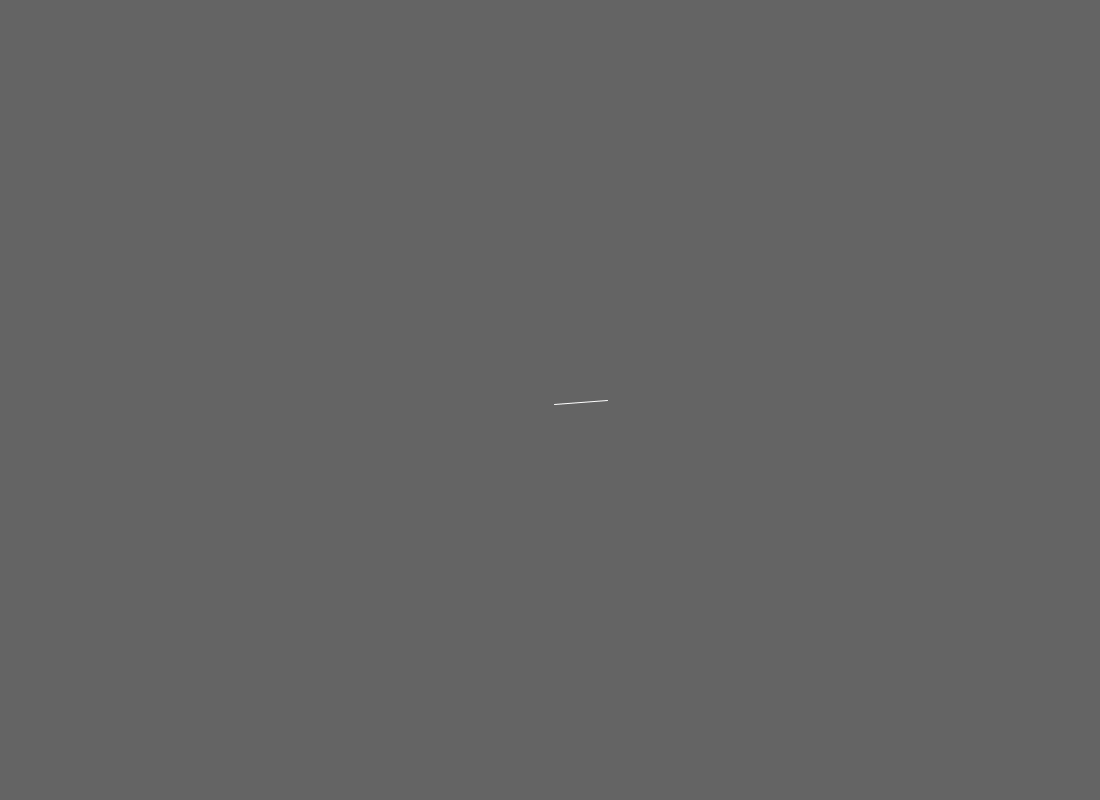
Frame 1 (no input)
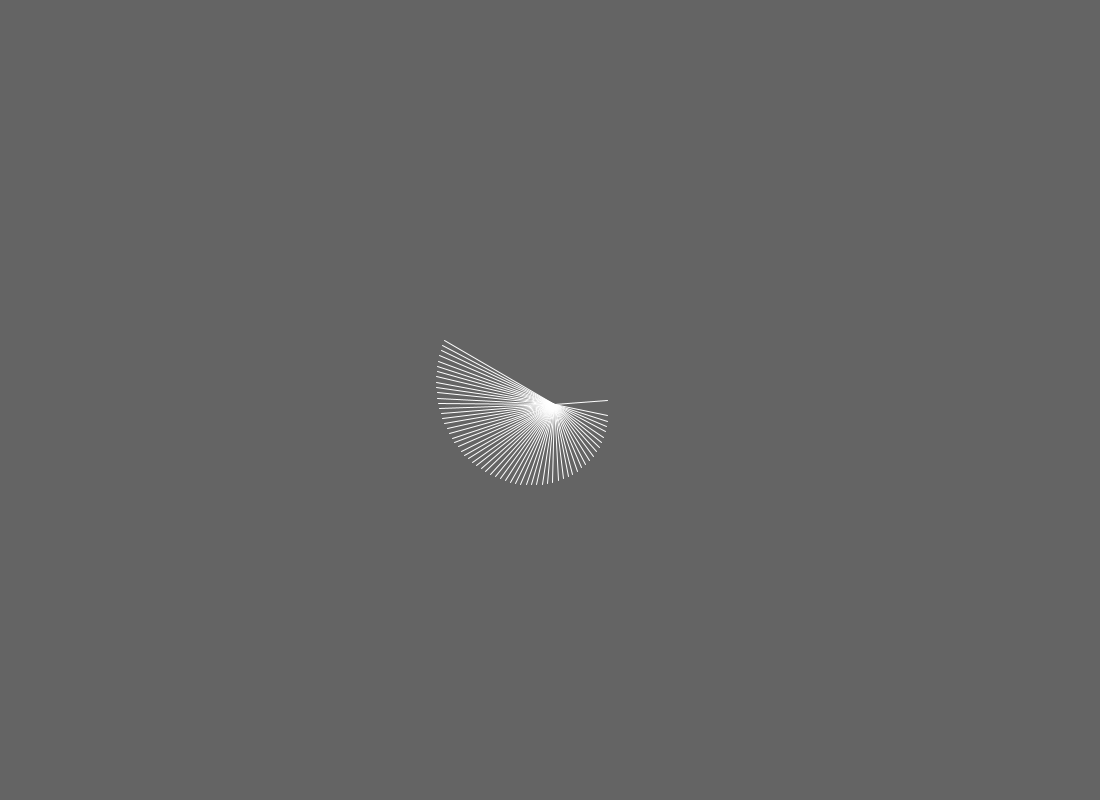
Frame 60 (the mouse pressed at the canvas centre just before this capture)
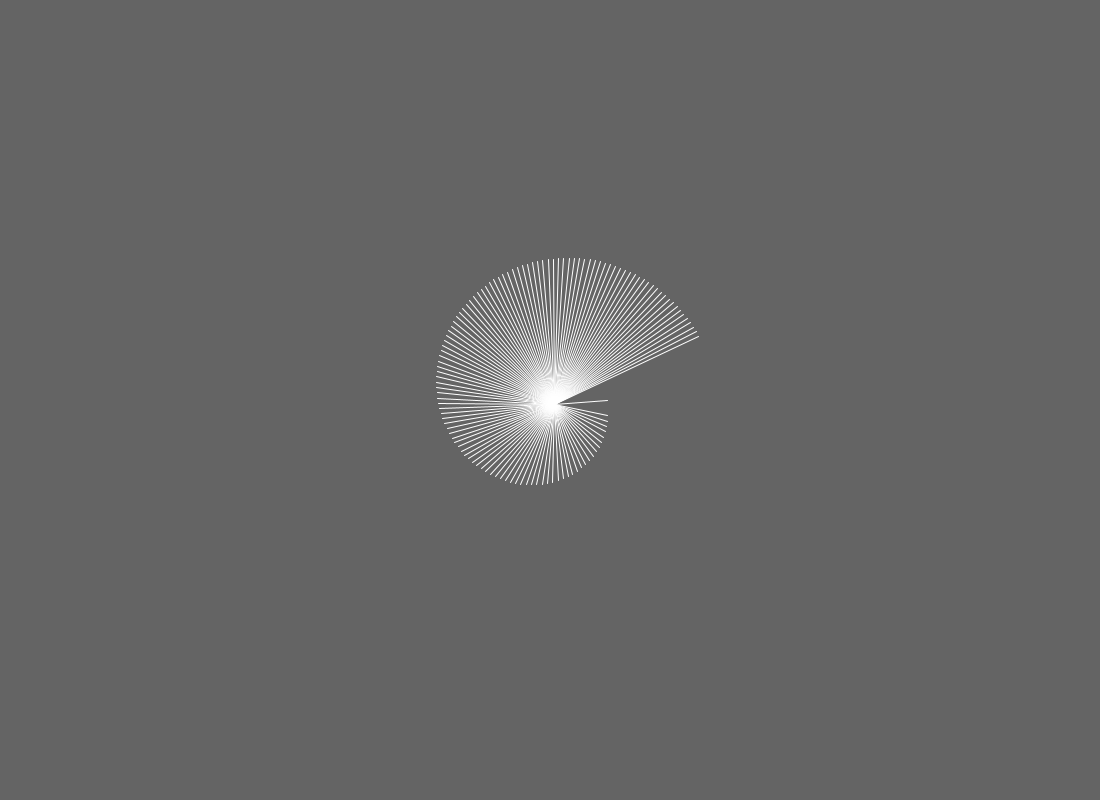
Frame 120 (the mouse held since frame 60 and released just before this capture)

The Processing sketch that drew these frames (run headless with seeded random() and noise(); from frame 60 on, the mouse is pressed at the canvas centre):

// Processing sketch: processing_55087
// ── processing_55087.pde

float dist = 115, radius = dist/2, alpha =10, speed = 300;
float px, py, x, y, k;
float counter;
PVector loc;
Pointer closest = null;

void setup() {
  size(1100, 800);
  background(100);
  stroke(255);
  smooth();
  frameRate(100);
  px = radius;
  py = 0;
  counter = 0;
}

void draw() {
   println(frameRate);
  k = speed/radius;
  alpha += k;
  radius += dist/(360/k);

  x = radius*cos(radians(alpha));
  y = radius*sin(radians(alpha));
  translate(width/2, height/2);
  line(px, py, 4, 4);
  px = x;
  py = y;
  counter++;
  if (counter == 600) {
    radius = 0;
  }
 
//    float d = dist(loc.x+width/2, loc.y+height/2, mouseX, mouseY);
//    if (d < 10) {
//      fill(255, 0, 0);
//      //closest = p;
//    }
//
//    if (closest !=null) {
//      fill(255, 0, 0);
//      ellipse(closest.loc.x, closest.loc.y, 16, 16);
//      closest.drawInfo();
//    }
  }


class Pointer {

  PVector loc;

  //String name = "";
  //PImage img;

  color c;


  Pointer(float x, float y) {
    loc = new PVector(x, y);
    c = color(random(255), random(255), random(255));
  }

  void drawInfo() {
    fill(c);
    ellipse(loc.x, loc.y, 25, 25);
    //rect(loc.x,loc.y,100,100);
  }
}
